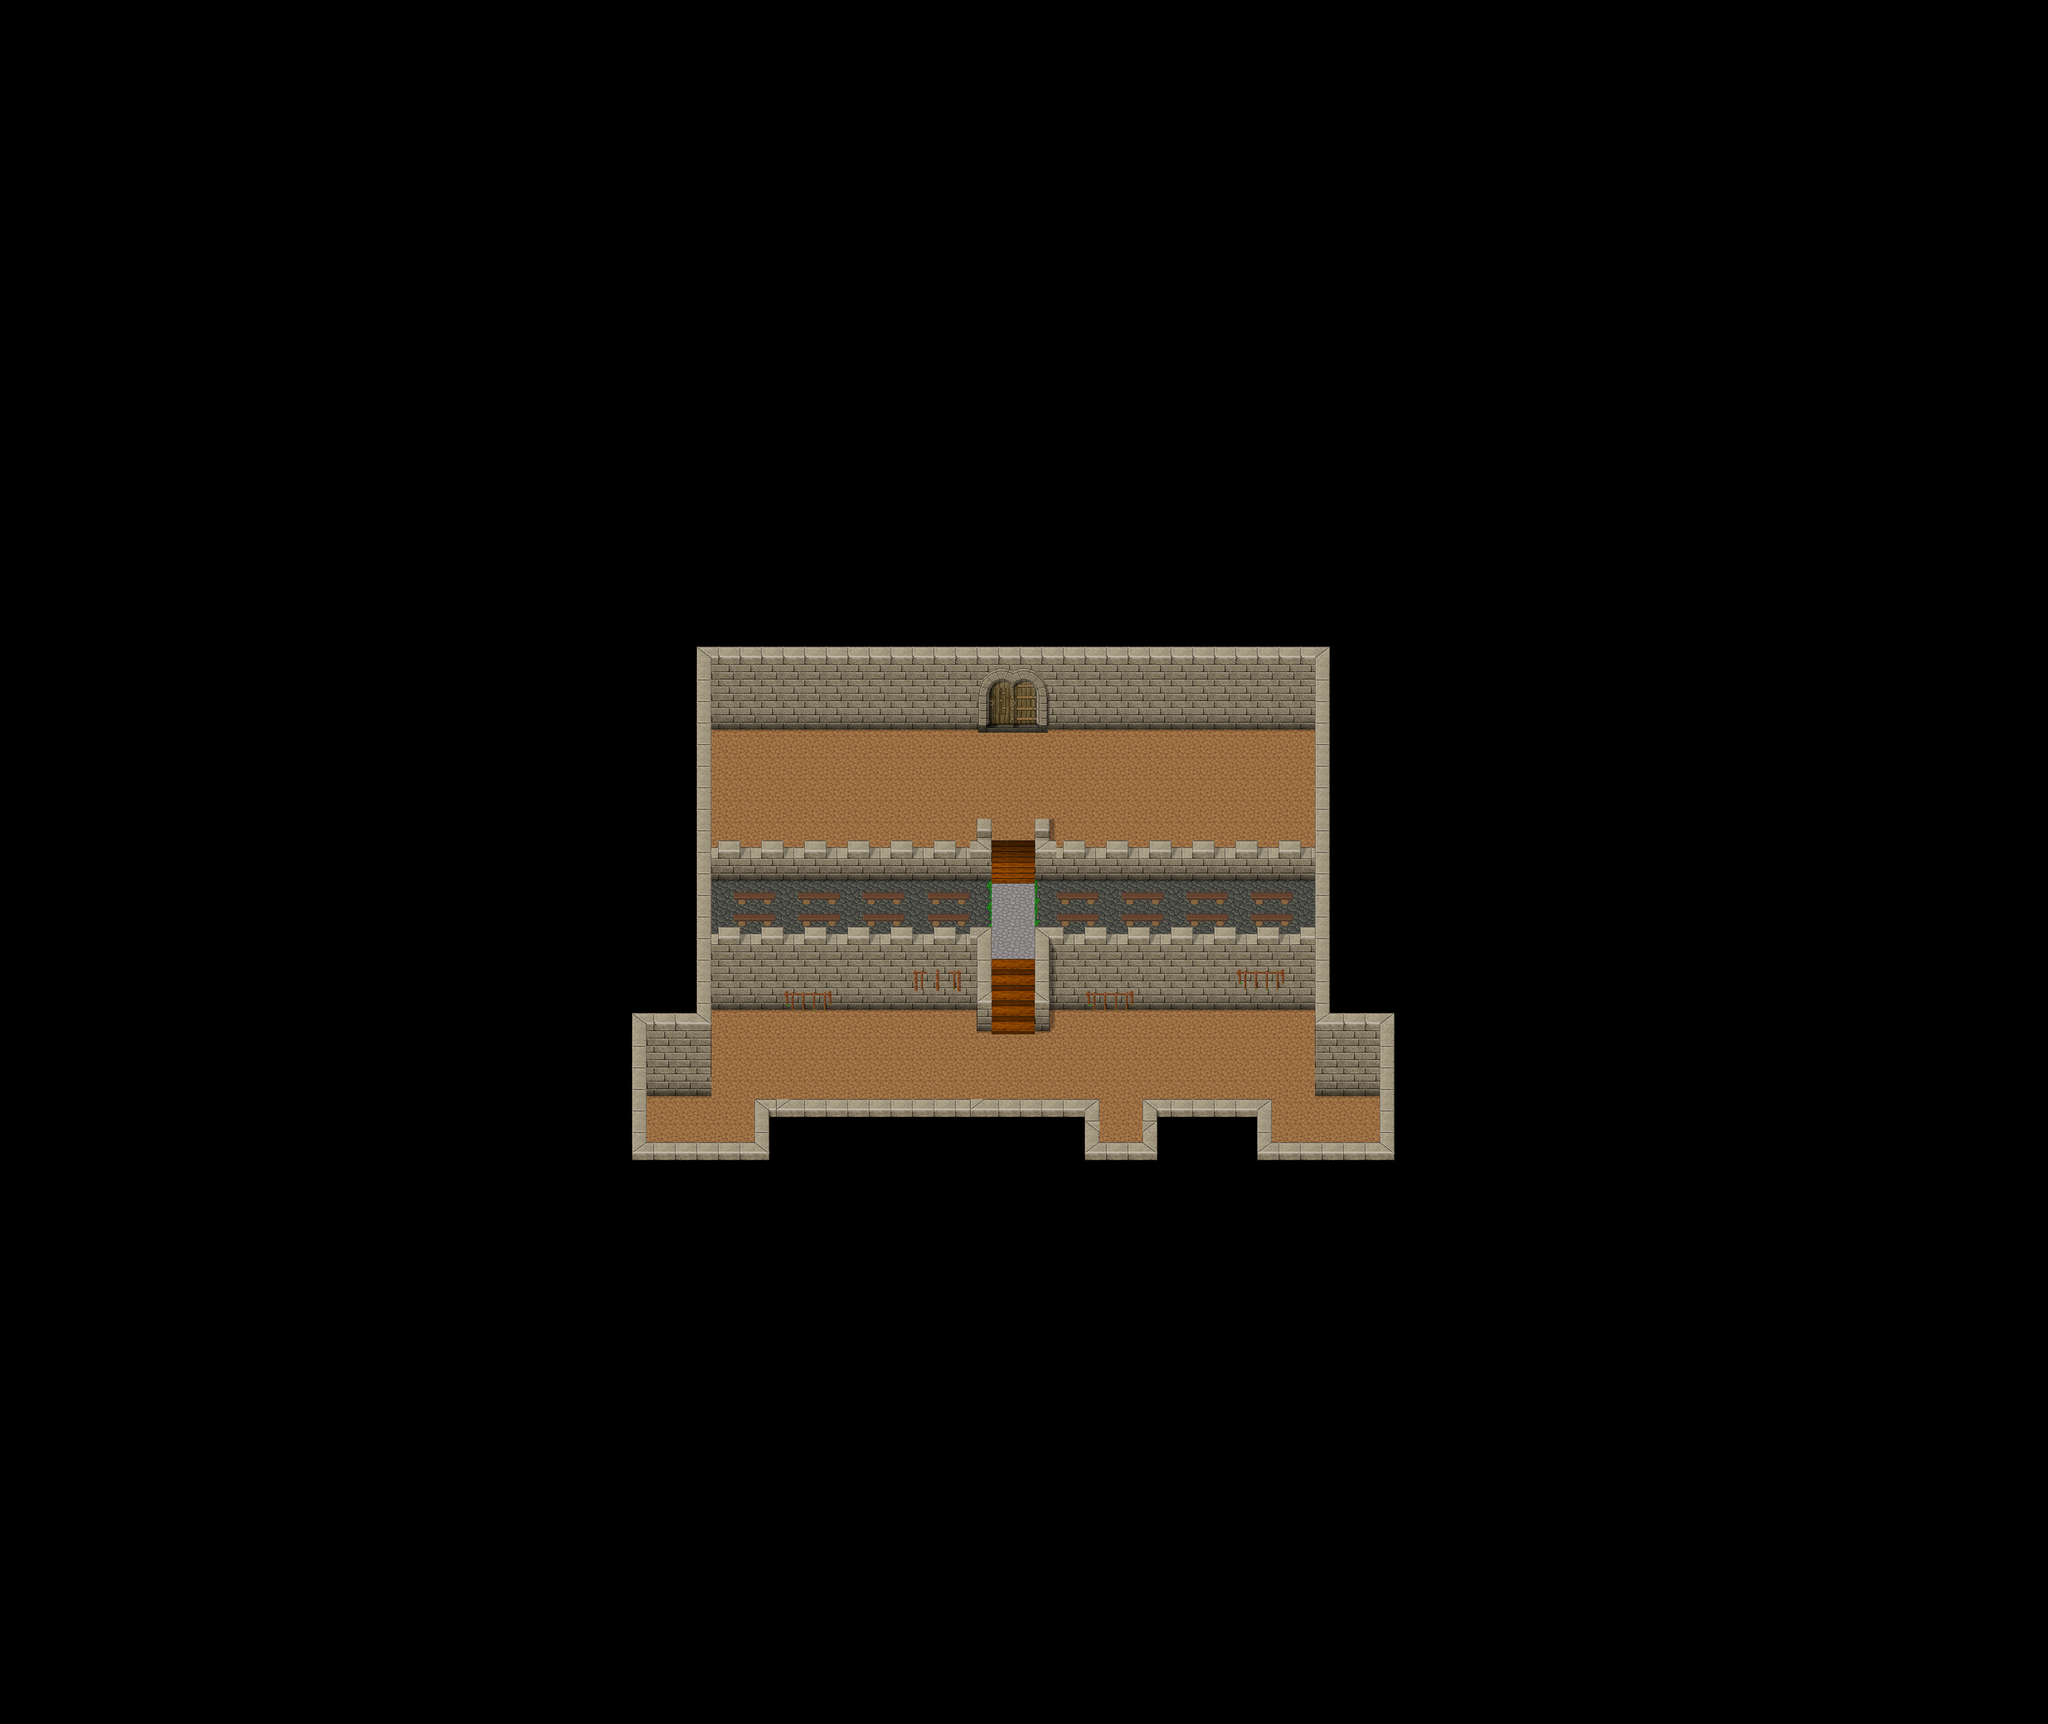

Tiled map render using the project's own tile images. Description and the map definition, with tile-layer contents summarised, below:
An orthogonal 95x80 tile map with 32x32 px tiles, 6 tile layers (Ground, Ground2, ground3, Fringe, ...), 2 hidden layers not drawn, 5 tilesets and 5 objects (3x fixme, warp, spawn).

<map version="1.8" tiledversion="1.8.0" orientation="orthogonal" renderorder="right-down" width="95" height="80" tilewidth="32" tileheight="32" infinite="0" nextlayerid="10" nextobjectid="12">
 <properties>
  <property name="background0image" value="graphics/images/spit23loginwallpaper_800x600.png" />
  <property name="author" value="TMW-BR Team" />
  <property name="license" value="GPL 2.0" />
  <property name="manaplus version" value="2" />
  <property name="minimap" value="graphics/minimaps/003-2-1.png" />
  <property name="music" value="school_of_quirks.ogg" />
  <property name="name" value="#Leave-Complaints" />
 </properties>
 <tileset firstgid="1" name="collision" tilewidth="32" tileheight="32" tilecount="9" columns="3">
  <image source="../graphics/tilesets/collision.png" width="96" height="96" />
 </tileset>
 <tileset firstgid="10" name="blockWalls" tilewidth="32" tileheight="32" tilecount="256" columns="16">
  <image source="../graphics/tilesets/blockWalls.png" width="512" height="512" />
 </tileset>
 <tileset firstgid="266" name="escada_madeira" tilewidth="32" tileheight="32" tilecount="56" columns="7">
  <image source="../graphics/tilesets/staircase.png" width="224" height="256" />
 </tileset>
 <tileset firstgid="322" name="Woodland_ground" tilewidth="32" tileheight="32" tilecount="256" columns="16">
  <image source="../graphics/tilesets/woodland_ground.png" width="512" height="512" />
 </tileset>
 <tileset firstgid="578" name="woodland_village" tilewidth="32" tileheight="32" tilecount="256" columns="16">
  <image source="../graphics/tilesets/woodland_village.png" width="512" height="512" />
 </tileset>
 <layer id="1" name="Ground" width="95" height="80">
  <data>[7600 cells, 7600 non-empty, 15 distinct tile ids]</data>
 </layer>
 <layer id="2" name="Ground2" width="95" height="80">
  <data>[7600 cells, 96 non-empty, 9 distinct tile ids]</data>
 </layer>
 <layer id="3" name="ground3" width="95" height="80">
  <data>[7600 cells, 0 non-empty, 0 distinct tile ids]</data>
 </layer>
 <layer id="4" name="Fringe" width="95" height="80">
  <data>[7600 cells, 68 non-empty, 32 distinct tile ids]</data>
 </layer>
 <layer id="5" name="Top " width="95" height="80">
  <data>[7600 cells, 306 non-empty, 20 distinct tile ids]</data>
 </layer>
 <layer id="6" name="Top2" width="95" height="80">
  <data>[7600 cells, 2 non-empty, 2 distinct tile ids]</data>
 </layer>
 <layer id="7" name="Collision" width="95" height="80" visible="0">
  <data>[7600 cells, 7074 non-empty, 1 distinct tile ids]</data>
 </layer>
 <layer id="8" name="Heights" width="95" height="80" visible="0">
  <data>[7600 cells, 0 non-empty, 0 distinct tile ids]</data>
 </layer>
 <objectgroup id="9" name="Objects">
  <object id="1" name="Margem" type="fixme" x="0" y="0" width="640" height="640" />
  <object id="2" name="Margem" type="fixme" x="2368" y="1888" width="672" height="672" />
  <object id="8" name="Return" type="warp" x="1472" y="1056" width="64" height="32">
   <properties>
    <property name="dest_map" value="003-2" />
    <property name="dest_x" value="28" />
    <property name="dest_y" value="40" />
   </properties>
  </object>
  <object id="9" name="Demure" type="fixme" x="1632" y="1312" width="32" height="32" />
  <object id="10" name="Whining Dragon" type="spawn" x="960" y="1088" width="1088" height="736">
   <properties>
    <property name="death" value="36000" />
    <property name="max_beings" value="5" />
    <property name="monster_id" value="1046" />
    <property name="script" value="NotSoBot::OnHydra" />
    <property name="spawn" value="3600" />
   </properties>
  </object>
 </objectgroup>
</map>
